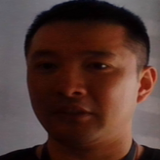
//> input picture Python/case3/images/balvin_1.png, 160 x 160 px, given in place of cat.jpg, which was not available
$ ./day009   (built with g++ and OpenCV 4)
//> lines starting //> are read from the running program, lines starting //| are printed output that depends on the picture; pictures that were not available may be replaced by others from this repository, and a replacement may not be noted
#include <opencv2/opencv.hpp>
#include <iostream>

using namespace cv;
using namespace std;

int main(int argc, const char *argv[])
{
	Mat src = imread("D:/vcprojects/images/cat.jpg");
//> src is the input picture: 160 rows x 160 cols, CV_8UC3; mean B, G, R 49.2, 54.8, 80.7
	if (src.empty()) {
		printf("could not load image...\n");
		return -1;
	}
	namedWindow("input", WINDOW_AUTOSIZE);
	imshow("input", src);

	// RGB to HSV
	Mat hsv;
	cvtColor(src, hsv, COLOR_BGR2HSV);
//> hsv: 160 rows x 160 cols, CV_8UC3; mean H, S, V 56.1, 129.3, 81.2
	imshow("hsv", hsv);
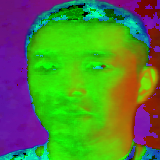
//> window 'hsv': 160 rows x 160 cols, CV_8UC3; mean B, G, R 56.1, 129.3, 81.2

	// RGB to YUV
	Mat yuv;
	cvtColor(src, yuv, COLOR_BGR2YUV);
//> yuv: 160 rows x 160 cols, CV_8UC3; mean of channels 0, 1, 2 62, 121.7, 144.5
	imshow("yuv", yuv);
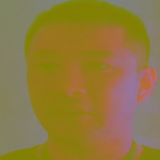
//> window 'yuv': 160 rows x 160 cols, CV_8UC3; mean B, G, R 62, 121.7, 144.5

	// RGB to YUV
	Mat ycrcb;
	cvtColor(src, ycrcb, COLOR_BGR2YCrCb);
//> ycrcb: 160 rows x 160 cols, CV_8UC3; mean of channels 0, 1, 2 62, 141.4, 120.8
	imshow("ycrcb", ycrcb);
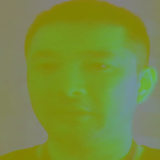
//> window 'ycrcb': 160 rows x 160 cols, CV_8UC3; mean B, G, R 62, 141.4, 120.8

	Mat src2 = imread("D:/javaopencv/tinygreen.png");
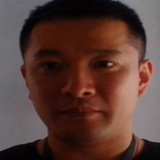
//> input picture Python/case3/images/balvin_2.png, 160 x 160 px, given in place of tinygreen.png, which was not available
//> src2 is the input picture: 160 rows x 160 cols, CV_8UC3; mean B, G, R 53.8, 60.3, 88.5
	imshow("src2", src2);
	cvtColor(src2, hsv, COLOR_BGR2HSV);
//> hsv: 160 rows x 160 cols, CV_8UC3; mean H, S, V 56.8, 122.3, 89.1
	Mat mask;
	inRange(hsv, Scalar(35, 43, 46), Scalar(99, 255, 255), mask);
//> mask: 160 rows x 160 cols, CV_8UC1; every value is 0
	imshow("mask", mask);

	waitKey(0);
	return 0;
}
